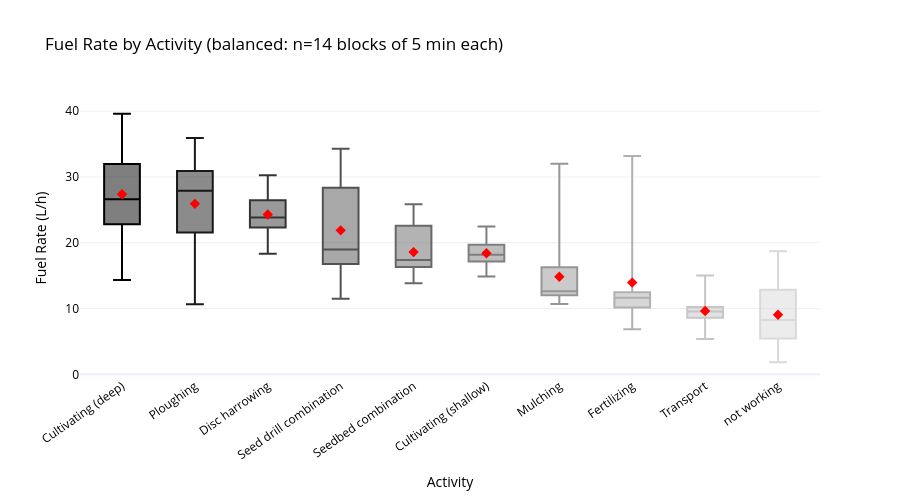

Write notebook code for a chart like this one.
### Code cell
# --- CELL 9b: Fuel Rate by Activity (ANOVA + Tukey, balanced 5-min blocks) ---

BLOCK_SIZE = 28800  # 5 min at 10 Hz
MIN_HOURS = 1.0    # Drop activities with less than 1 hour total
print("--- Fuel Rate Mean Comparison (Activities) — Balanced 8-hour blocks ---\n")

if 'full_df' in locals():
    # 1. Filter engine-on rows
    df_stats = full_df[(full_df['engine_rpm'] > 0) & (full_df['fuel_rate'].notnull())].copy()

    # 2. Aggregate into 5-min blocks per activity
    blocks = []
    for activity, grp in df_stats.groupby('activity'):
        grp_sorted = grp.sort_values('timestamp')
        n_blocks = len(grp_sorted) // BLOCK_SIZE
        if n_blocks < 1:
            continue
        for i in range(n_blocks):
            chunk = grp_sorted.iloc[i * BLOCK_SIZE : (i + 1) * BLOCK_SIZE]
            blocks.append({
                'activity': activity,
                'fuel_rate': chunk['fuel_rate'].mean(),
            })

    df_blocks = pd.DataFrame(blocks)

    # 3. Drop activities with too few blocks (< MIN_HOURS worth)
    min_blocks = int(MIN_HOURS * 12)  # 12 blocks per hour (5 min each)
    group_counts = df_blocks.groupby('activity').size()
    valid = group_counts[group_counts >= min_blocks].index
    df_blocks = df_blocks[df_blocks['activity'].isin(valid)]

    # 4. Balance: subsample to smallest group
    group_counts = df_blocks.groupby('activity').size()
    min_n = group_counts.min()
    limiting = group_counts.idxmin()
    print(f"Block replicates before balancing (activities ≥ {min_blocks} blocks):")
    print(group_counts.sort_values(ascending=False).to_string())
    print(f"\nBalancing all groups to n = {min_n} (limited by {limiting})\n")

    df_balanced = (
        df_blocks
        .groupby('activity', group_keys=False)
        .apply(lambda g: g.sample(n=min_n, random_state=42))
        .reset_index(drop=True)
    )

    # 5. ANOVA
    groups = [d['fuel_rate'].values for _, d in df_balanced.groupby('activity')]
    f_stat, p_value = stats.f_oneway(*groups)
    print(f"ANOVA F = {f_stat:.2f} | p = {p_value:.4e}")
    print(f"Significance level: α = 0.001")
    print(f"\n=== Mean Fuel Rate by Activity (n = {min_n} blocks each, Tukey HSD α = 0.001) ===")
        
    if p_value < 0.01:
        # 6. Tukey HSD + CLD
        tukey = pairwise_tukeyhsd(endog=df_balanced['fuel_rate'], groups=df_balanced['activity'], alpha=0.001)
        summary = df_balanced.groupby('activity')['fuel_rate'].agg(['mean', 'std']).sort_values('mean', ascending=False)
        letter_dict = get_cld_letters(tukey, summary['mean'])
        summary['Group'] = summary.index.map(letter_dict)

        print(f"\n=== Mean Fuel Rate by Activity (n = {min_n} blocks each) ===")
        print(f"{'Activity':<30} | {'Mean ± SD (L/h)':<20} | {'Group'}")
        print("-" * 70)
        for activity, row in summary.iterrows():
            print(f"{activity:<30} | {row['mean']:.2f} ± {row['std']:.2f}         | {row['Group']}")
        print("-" * 70)

        # 7. Boxplot (greyscale)
        n_colors = len(summary)
        custom_greys = pc.sample_colorscale('Greys', np.linspace(1.0, 0.25, n_colors))

        fig = px.box(
            df_balanced, x='activity', y='fuel_rate', color='activity',
            category_orders={'activity': summary.index.tolist()},
            color_discrete_sequence=custom_greys,
            title=f"Fuel Rate by Activity (balanced: n={min_n} blocks of 5 min each)",
            labels={'fuel_rate': 'Fuel Rate (L/h)', 'activity': 'Activity'},
            points=False,
        )
        fig.add_trace(go.Scatter(
            x=summary.index, y=summary['mean'],
            mode='markers', marker=dict(color='red', size=8, symbol='diamond'),
            name='Mean',
        ))
        fig.update_layout(showlegend=False, height=500, template='plotly_white',
                          font=dict(color="black"),
                          xaxis_tickangle=-35)
        fig.show()
    else:
        print("No significant differences found.")
else:
    print("ERROR: full_df not loaded.")

### Figure 1 — Plotly figure (JSON) as saved in the notebook; plotly's stock layout.template omitted (floating-point values rounded to 4 significant figures)
{"data": [{"alignmentgroup": "True", "boxpoints": false, "hovertemplate": "Activity=%{x}<br>Fuel Rate (L/h)=%{y}<extra></extra>", "legendgroup": "Cultivating (deep)", "marker": {"color": "rgb(0, 0, 0)"}, "name": "Cultivating (deep)", "notched": false, "offsetgroup": "Cultivating (deep)", "orientation": "v", "showlegend": true, "type": "box", "x": ["Cultivating (deep)", "Cultivating (deep)", "Cultivating (deep)", "Cultivating (deep)", "Cultivating (deep)", "Cultivating (deep)", "Cultivating (deep)", "Cultivating (deep)", "Cultivating (deep)", "Cultivating (deep)", "Cultivating (deep)", "Cultivating (deep)", "Cultivating (deep)", "Cultivating (deep)"], "x0": " ", "xaxis": "x", "y": [24.61, 25.73, 14.32, 27.17, 26.02, 33.98, 22.81, 31.97, 20.73, 31.71, 39.6, 19.2, 31.65, 33.57], "y0": " ", "yaxis": "y"}, {"alignmentgroup": "True", "boxpoints": false, "hovertemplate": "Activity=%{x}<br>Fuel Rate (L/h)=%{y}<extra></extra>", "legendgroup": "Ploughing", "marker": {"color": "rgb(25, 25, 25)"}, "name": "Ploughing", "notched": false, "offsetgroup": "Ploughing", "orientation": "v", "showlegend": true, "type": "box", "x": ["Ploughing", "Ploughing", "Ploughing", "Ploughing", "Ploughing", "Ploughing", "Ploughing", "Ploughing", "Ploughing", "Ploughing", "Ploughing", "Ploughing", "Ploughing", "Ploughing"], "x0": " ", "xaxis": "x", "y": [10.66, 16.03, 33.87, 28.29, 24.58, 13.79, 30.92, 35.91, 29.03, 21.56, 34.79, 27.52, 29.42, 26.38], "y0": " ", "yaxis": "y"}, {"alignmentgroup": "True", "boxpoints": false, "hovertemplate": "Activity=%{x}<br>Fuel Rate (L/h)=%{y}<extra></extra>", "legendgroup": "Disc harrowing", "marker": {"color": "rgb(52, 52, 52)"}, "name": "Disc harrowing", "notched": false, "offsetgroup": "Disc harrowing", "orientation": "v", "showlegend": true, "type": "box", "x": ["Disc harrowing", "Disc harrowing", "Disc harrowing", "Disc harrowing", "Disc harrowing", "Disc harrowing", "Disc harrowing", "Disc harrowing", "Disc harrowing", "Disc harrowing", "Disc harrowing", "Disc harrowing", "Disc harrowing", "Disc harrowing"], "x0": " ", "xaxis": "x", "y": [25.17, 25.82, 23.13, 24.1, 22.33, 19.75, 29.91, 30.27, 26.44, 23.28, 18.34, 23.56, 21.55, 26.56], "y0": " ", "yaxis": "y"}, {"alignmentgroup": "True", "boxpoints": false, "hovertemplate": "Activity=%{x}<br>Fuel Rate (L/h)=%{y}<extra></extra>", "legendgroup": "Seed drill combination", "marker": {"color": "rgb(82, 82, 82)"}, "name": "Seed drill combination", "notched": false, "offsetgroup": "Seed drill combination", "orientation": "v", "showlegend": true, "type": "box", "x": ["Seed drill combination", "Seed drill combination", "Seed drill combination", "Seed drill combination", "Seed drill combination", "Seed drill combination", "Seed drill combination", "Seed drill combination", "Seed drill combination", "Seed drill combination", "Seed drill combination", "Seed drill combination", "Seed drill combination", "Seed drill combination"], "x0": " ", "xaxis": "x", "y": [11.47, 30.43, 18.03, 19.93, 17.51, 16.98, 23.42, 28.34, 28.08, 16.78, 14.07, 31.28, 34.3, 15.75], "y0": " ", "yaxis": "y"}, {"alignmentgroup": "True", "boxpoints": false, "hovertemplate": "Activity=%{x}<br>Fuel Rate (L/h)=%{y}<extra></extra>", "legendgroup": "Seedbed combination", "marker": {"color": "rgb(104, 104, 104)"}, "name": "Seedbed combination", "notched": false, "offsetgroup": "Seedbed combination", "orientation": "v", "showlegend": true, "type": "box", "x": ["Seedbed combination", "Seedbed combination", "Seedbed combination", "Seedbed combination", "Seedbed combination", "Seedbed combination", "Seedbed combination", "Seedbed combination", "Seedbed combination", "Seedbed combination", "Seedbed combination", "Seedbed combination", "Seedbed combination", "Seedbed combination"], "x0": " ", "xaxis": "x", "y": [14.13, 16.57, 23.52, 19.38, 18.59, 16.3, 17.22, 14.17, 17.55, 25.86, 23.25, 13.85, 17.03, 22.57], "y0": " ", "yaxis": "y"}, {"alignmentgroup": "True", "boxpoints": false, "hovertemplate": "Activity=%{x}<br>Fuel Rate (L/h)=%{y}<extra></extra>", "legendgroup": "Cultivating (shallow)", "marker": {"color": "rgb(127, 127, 127)"}, "name": "Cultivating (shallow)", "notched": false, "offsetgroup": "Cultivating (shallow)", "orientation": "v", "showlegend": true, "type": "box", "x": ["Cultivating (shallow)", "Cultivating (shallow)", "Cultivating (shallow)", "Cultivating (shallow)", "Cultivating (shallow)", "Cultivating (shallow)", "Cultivating (shallow)", "Cultivating (shallow)", "Cultivating (shallow)", "Cultivating (shallow)", "Cultivating (shallow)", "Cultivating (shallow)", "Cultivating (shallow)", "Cultivating (shallow)"], "x0": " ", "xaxis": "x", "y": [14.87, 20.08, 17.73, 18.29, 22.47, 17.2, 16.53, 17.16, 19.27, 19.62, 16.65, 19.68, 18.08, 19.85], "y0": " ", "yaxis": "y"}, {"alignmentgroup": "True", "boxpoints": false, "hovertemplate": "Activity=%{x}<br>Fuel Rate (L/h)=%{y}<extra></extra>", "legendgroup": "Mulching", "marker": {"color": "rgb(150, 150, 150)"}, "name": "Mulching", "notched": false, "offsetgroup": "Mulching", "orientation": "v", "showlegend": true, "type": "box", "x": ["Mulching", "Mulching", "Mulching", "Mulching", "Mulching", "Mulching", "Mulching", "Mulching", "Mulching", "Mulching", "Mulching", "Mulching", "Mulching", "Mulching"], "x0": " ", "xaxis": "x", "y": [12.02, 12.88, 10.67, 10.88, 31.99, 11.1, 12.98, 15.18, 18.8, 16.26, 12.34, 18.28, 12.24, 12.02], "y0": " ", "yaxis": "y"}, {"alignmentgroup": "True", "boxpoints": false, "hovertemplate": "Activity=%{x}<br>Fuel Rate (L/h)=%{y}<extra></extra>", "legendgroup": "Fertilizing", "marker": {"color": "rgb(176, 176, 176)"}, "name": "Fertilizing", "notched": false, "offsetgroup": "Fertilizing", "orientation": "v", "showlegend": true, "type": "box", "x": ["Fertilizing", "Fertilizing", "Fertilizing", "Fertilizing", "Fertilizing", "Fertilizing", "Fertilizing", "Fertilizing", "Fertilizing", "Fertilizing", "Fertilizing", "Fertilizing", "Fertilizing", "Fertilizing"], "x0": " ", "xaxis": "x", "y": [25.5, 20.31, 10.79, 6.842, 11.34, 12.22, 12.28, 10.17, 8.32, 9.473, 12.48, 33.18, 10.3, 11.95], "y0": " ", "yaxis": "y"}, {"alignmentgroup": "True", "boxpoints": false, "hovertemplate": "Activity=%{x}<br>Fuel Rate (L/h)=%{y}<extra></extra>", "legendgroup": "Transport", "marker": {"color": "rgb(198, 198, 198)"}, "name": "Transport", "notched": false, "offsetgroup": "Transport", "orientation": "v", "showlegend": true, "type": "box", "x": ["Transport", "Transport", "Transport", "Transport", "Transport", "Transport", "Transport", "Transport", "Transport", "Transport", "Transport", "Transport", "Transport", "Transport"], "x0": " ", "xaxis": "x", "y": [8.605, 7.576, 10.24, 9.978, 11.97, 8.848, 9.242, 7.175, 12.11, 8.969, 15.03, 9.933, 5.348, 9.82], "y0": " ", "yaxis": "y"}, {"alignmentgroup": "True", "boxpoints": false, "hovertemplate": "Activity=%{x}<br>Fuel Rate (L/h)=%{y}<extra></extra>", "legendgroup": "not working", "marker": {"color": "rgb(217, 217, 217)"}, "name": "not working", "notched": false, "offsetgroup": "not working", "orientation": "v", "showlegend": true, "type": "box", "x": ["not working", "not working", "not working", "not working", "not working", "not working", "not working", "not working", "not working", "not working", "not working", "not working", "not working", "not working"], "x0": " ", "xaxis": "x", "y": [1.839, 8.523, 3.641, 15.7, 15.53, 6.945, 5.608, 4.255, 12.85, 9.142, 18.7, 5.437, 10.53, 7.992], "y0": " ", "yaxis": "y"}, {"marker": {"color": "red", "size": 8, "symbol": "diamond"}, "mode": "markers", "name": "Mean", "type": "scatter", "x": ["Cultivating (deep)", "Ploughing", "Disc harrowing", "Seed drill combination", "Seedbed combination", "Cultivating (shallow)", "Mulching", "Fertilizing", "Transport", "not working"], "y": [27.36, 25.91, 24.3, 21.88, 18.57, 18.39, 14.83, 13.94, 9.632, 9.049]}], "layout": {"boxmode": "overlay", "font": {"color": "black"}, "height": 500, "legend": {"title": {"text": "Activity"}, "tracegroupgap": 0}, "showlegend": false, "title": {"text": "Fuel Rate by Activity (balanced: n=14 blocks of 5 min each)"}, "xaxis": {"anchor": "y", "categoryarray": ["Cultivating (deep)", "Ploughing", "Disc harrowing", "Seed drill combination", "Seedbed combination", "Cultivating (shallow)", "Mulching", "Fertilizing", "Transport", "not working"], "categoryorder": "array", "domain": [0, 1], "tickangle": -35, "title": {"text": "Activity"}}, "yaxis": {"anchor": "x", "domain": [0, 1], "title": {"text": "Fuel Rate (L/h)"}}}}
